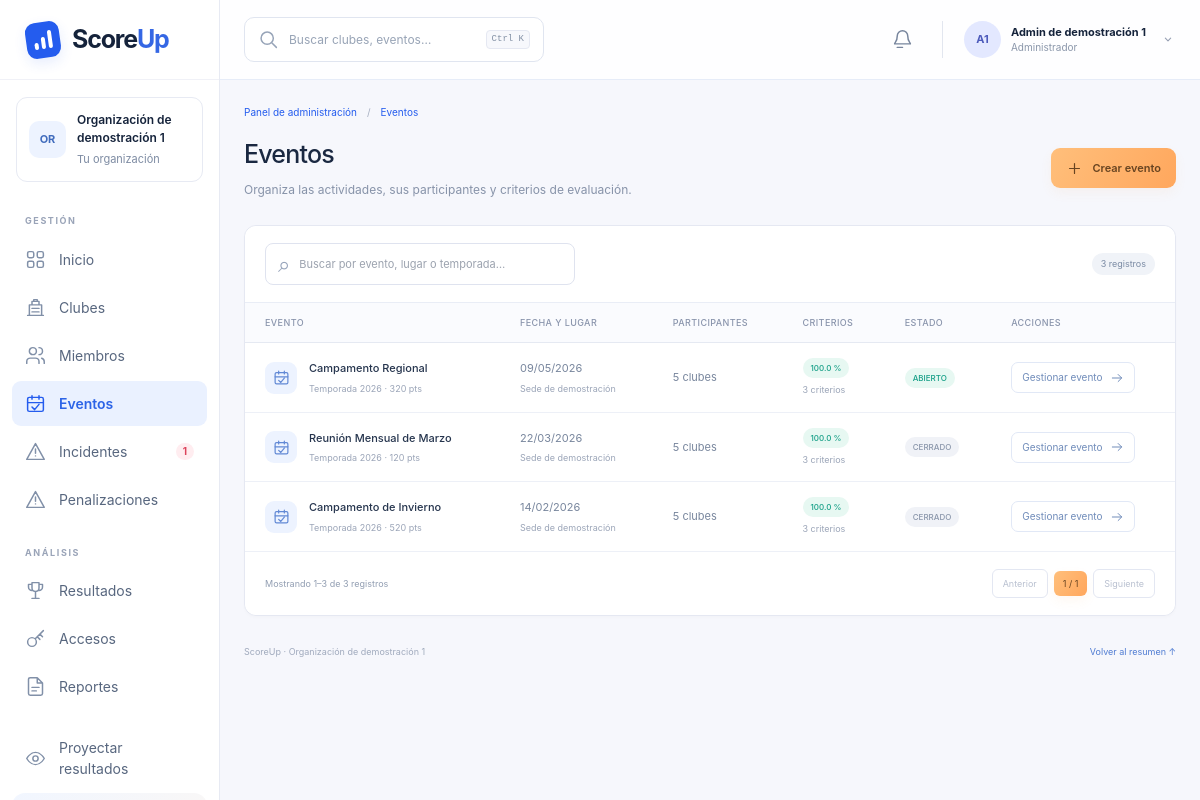
The app's page /admin/eventos (signed in) with its own data.
### tables this page shows
CREATE TABLE organizaciones (
    id TEXT PRIMARY KEY, nombre TEXT NOT NULL, fecha_creacion TEXT
);

CREATE TABLE users (
    id TEXT PRIMARY KEY, organizacion_id TEXT NOT NULL, nombre TEXT NOT NULL,
    username TEXT NOT NULL, password TEXT NOT NULL, rol TEXT NOT NULL,
    evento_id TEXT, club_id TEXT
);

CREATE TABLE eventos (
    id TEXT PRIMARY KEY, organizacion_id TEXT NOT NULL, nombre TEXT NOT NULL,
    fecha TEXT, lugar TEXT, tipo TEXT, temporada TEXT,
    puntaje_maximo INTEGER NOT NULL, cerrado INTEGER NOT NULL DEFAULT 0
);

### app.py (the view, shortened to what this page needs)
@app.route("/admin/eventos", methods=["GET", "POST"])
def admin_eventos():
    user = require_rol("admin")
    view = db_org(user)
    eventos = sorted(view["eventos"], key=lambda e: e.fecha, reverse=True)
    return render_template("admin/eventos.html", user=user, db=view, eventos=eventos,
                           fmt_fecha=fmt_fecha)

### app.py (called while the page is built, shortened)
@app.before_request
def _abrir_transaccion():
    global DB
    _db_lock.acquire()
    g.db_locked = True
    g.connection = persist.connect()
    g.connection.execute("BEGIN IMMEDIATE" if request.method == "POST" else "BEGIN")
    DB = persist.load(g.connection)
    user = current_user()
    if request.path.startswith(("/admin", "/staff")) or request.path == "/director":
        if user is None:
            return redirect(url_for("login"))

@app.after_request
def _confirmar_transaccion(response):
    conn = g.get("connection")
    if conn is not None:
        if request.method == "POST" and response.status_code < 400:
            persist.save(DB, conn)
            conn.commit()
        else:
            conn.rollback()
    response.headers["X-Content-Type-Options"] = "nosniff"
    response.headers["Referrer-Policy"] = "same-origin"
    response.headers["Cache-Control"] = "no-store"
    return response

@app.teardown_request
def _cerrar_transaccion(exc=None):
    conn = g.pop("connection", None)
    if conn is not None:
        conn.rollback()
        conn.close()
    if g.pop("db_locked", False):
        _db_lock.release()

def _eventos_org(user):
    return [e for e in DB["eventos"] if e.organizacion_id == user.organizacion_id]

def _clubs_org(user):
    return [c for c in DB["clubs"] if c.organizacion_id == user.organizacion_id]

def current_user():
    uid = session.get("user_id")
    if not uid:
        return None
    return find(DB, "users", "id", uid)

def require_rol(*roles):
    user = current_user()
    if user is None:
        return redirect(url_for("login"))
    if user.rol not in roles:
        abort(403)
    return user

@app.before_request
def _proteger_uploads_antiguos():
    if request.path.startswith("/static/uploads/"):
        return evidencia(request.path.rsplit("/", 1)[-1])

### calc.py (called while the page is built)
def find(db, kind, key, value):
    for item in db[kind]:
        if getattr(item, key) == value:
            return item
    return None

def fmt_fecha(iso):
    if not iso:
        return "—"
    try:
        partes = iso.split("-")
        return f"{partes[2]}/{partes[1]}/{partes[0]}"
    except Exception:
        return iso

### persist.py (called while the page is built)
def connect():
    conn = sqlite3.connect(DB_PATH, timeout=30)
    conn.row_factory = sqlite3.Row
    return conn

def _hash_pw(password):
    if password and password.startswith(("scrypt:", "pbkdf2:")):
        return password
    return generate_password_hash(password or "")

### templates/admin/eventos.html (shortened to what this page needs)
{% extends 'admin/layout.html' %}
{% from 'admin/icons.html' import icon %}
{% set active = 'eventos' %}
{% block content %}
<div class="mg-page-heading"><div><h1>Eventos</h1><p>Organiza las actividades, sus participantes y criterios de evaluación.</p></div><details class="mg-create" id="crear-evento" ><summary class="admin-button">{{ icon('plus') }} Crear evento</summary></details></div>
<section class="mg-table-card"><div class="mg-table-scroll"><table class="mg-table" data-search-label="Buscar por evento, lugar o temporada…"><thead><tr><th>Evento</th><th>Fecha y lugar</th><th>Participantes</th><th>Criterios</th><th>Estado</th><th>Acciones</th></tr></thead><tbody>{% for e in eventos %}{% set criterios = db.criterios|selectattr('evento_id','equalto',e.id)|list %}{% set ecs = db.evento_club|selectattr('evento_id','equalto',e.id)|list %}{% set suma = criterios|sum(attribute='peso') %}<tr><td><div class="mg-entity"><span class="mg-entity-icon">{{ icon('eventos') }}</span><div><strong>{{ e.nombre }}</strong><small>Temporada {{ e.temporada }} · {{ e.puntaje_maximo }} pts</small></div></div></td><td>{{ fmt_fecha(e.fecha) }}<small class="mg-cell-note">{{ e.lugar or 'Lugar por confirmar' }}</small></td><td>{{ ecs|length }} clubes</td><td><span class="mg-badge {{ 'is-green' if (suma-100)|abs < 0.001 else 'is-amber' }}">{{ suma }} %</span><small class="mg-cell-note">{{ criterios|length }} criterios</small></td><td><span class="mg-badge {{ 'is-muted' if e.cerrado else 'is-green' }}">{{ 'CERRADO' if e.cerrado else 'ABIERTO' }}</span></td><td><a class="mg-small-button" href="{{ url_for('admin_evento_detalle',evento_id=e.id) }}">Gestionar evento {{ icon('arrow') }}</a></td></tr>{% endfor %}</tbody></table></div>{% if not eventos %}<div class="mg-empty">No hay eventos registrados. Crea tu primer encuentro.</div>{% endif %}</section>
{% endblock %}

### templates/admin/layout.html (shortened to what this page needs)
{% from 'admin/icons.html' import icon %}
<!doctype html>
<html lang="es">
<head>
  <link rel="stylesheet" href="{{ url_for('static', filename='admin-utilities.css') }}">
  <link rel="stylesheet" href="{{ url_for('static', filename='admin.css') }}">
  <link rel="stylesheet" href="{{ url_for('static', filename='admin-management.css') }}">
  <link rel="stylesheet" href="{{ url_for('static', filename='panel-theme.css') }}">
  <link rel="stylesheet" href="{{ url_for('static', filename='mobile-panels.css') }}">
</head>
<body class="admin-shell" data-panel-theme>
  <aside class="admin-sidebar" id="admin-sidebar">
    <a class="admin-brand" href="{{ url_for('panel_admin') }}"><span class="admin-brand-icon"><i></i><i></i><i></i></span><span>Score<span>Up</span></span></a>
    <div class="admin-org"><span class="admin-avatar">{{ admin_shell.organizacion.nombre[:2]|upper }}</span><div><strong>{{ admin_shell.organizacion.nombre }}</strong><small>Tu organización</small></div></div>
    <nav aria-label="Administración">
      {% for grupo, items in [('GESTIÓN',[('dashboard','Inicio'),('clubes','Clubes'),('miembros','Miembros'),('eventos','Eventos'),('incidentes','Incidentes'),('penalizaciones','Penalizaciones')]),('ANÁLISIS',[('resultados','Resultados'),('usuarios','Accesos'),('reportes','Reportes')])] %}
      <p class="admin-nav-label">{{ grupo }}</p>
      {% for key, label in items %}<a class="admin-nav-link {{ 'is-active' if active == key else '' }}" href="{{ url_for('panel_admin' if key == 'dashboard' else 'admin_' ~ key) }}" {% if active == key %}aria-current="page"{% endif %}>{{ icon(key) }}<span>{{ label }}</span>{% if key == 'incidentes' and admin_shell.incidentes_abiertos %}<b class="admin-nav-count is-red">{{ admin_shell.incidentes_abiertos }}</b>{% elif key == 'reportes' and correcciones_pendientes %}<b class="admin-nav-count">{{ correcciones_pendientes }}</b>{% endif %}</a>{% endfor %}
      {% endfor %}
      <a class="admin-nav-link admin-projector" href="{{ url_for('admin_mostrar_resultado') }}">{{ icon('eye') }}<span>Proyectar resultados</span></a>
    </nav>
    <details class="admin-help"></details>
  </aside>
  <div class="admin-workspace">
    <header class="admin-topbar">
      <div class="admin-search" role="search">{{ icon('search') }}<input id="admin-search-input" type="search" placeholder="Buscar clubes, eventos…" autocomplete="off" aria-controls="admin-search-results" aria-expanded="false"><kbd>Ctrl K</kbd></div>
      <div class="admin-topbar-right"><a class="admin-notifications" href="{{ url_for('admin_reportes', tipo='correcciones') }}" aria-label="Correcciones pendientes: {{ correcciones_pendientes }}">{{ icon('bell') }}{% if correcciones_pendientes %}<b>{{ correcciones_pendientes }}</b>{% endif %}</a><details class="admin-user-menu"><summary><span class="admin-avatar">{{ user.nombre[0]|upper }}{{ user.nombre.split()[-1][0]|upper if user.nombre.split()|length > 1 else '' }}</span><span><strong>{{ user.nombre }}</strong><small>Administrador</small></span>{{ icon('chevron') }}</summary><div><p>Sesión de administrador</p><a href="{{ url_for('logout') }}">Cerrar sesión →</a></div></details></div>
    </header>
    <main class="admin-main">
      <div class="admin-breadcrumb"><a href="{{ url_for('panel_admin') }}">Panel de administración</a><span>/</span><span>{{ {'dashboard':'Inicio','clubes':'Clubes','miembros':'Miembros','eventos':'Eventos','incidentes':'Incidentes','penalizaciones':'Penalizaciones','usuarios':'Accesos','resultados':'Resultados','reportes':'Reportes'}.get(active, 'Gestión') }}</span></div>
      <div class="{{ 'admin-management' if active != 'dashboard' else '' }}">{% block content %}{% endblock %}</div>
      {% if active != 'dashboard' %}<footer class="admin-management-footer"><span>ScoreUp · {{ admin_shell.organizacion.nombre }}</span><a href="{{ url_for('panel_admin') }}">Volver al resumen ↑</a></footer>{% endif %}
    </main>
  </div>
</body>
</html>

### templates/admin/icons.html
{% macro icon(name) -%}
<svg viewBox="0 0 24 24" fill="none" stroke="currentColor" stroke-width="1.7" stroke-linecap="round" stroke-linejoin="round" aria-hidden="true">
{% if name == 'dashboard' %}<rect x="3" y="3" width="7" height="7" rx="2"/><rect x="14" y="3" width="7" height="7" rx="2"/><rect x="3" y="14" width="7" height="7" rx="2"/><rect x="14" y="14" width="7" height="7" rx="2"/>
{% elif name == 'clubes' %}<path d="M3 21h18M5 21V9h14v12M8 9V5h8v4M10 5V3h4v2m-6 8h8m-8 4h8"/>
{% elif name == 'miembros' %}<path d="M16 21v-2a4 4 0 0 0-4-4H6a4 4 0 0 0-4 4v2m20 0v-2a4 4 0 0 0-3-3.87"/><circle cx="9" cy="7" r="4"/><path d="M16 3a4 4 0 0 1 0 8"/>
{% elif name == 'eventos' %}<rect x="3" y="5" width="18" height="16" rx="2"/><path d="M16 3v4M8 3v4M3 11h18m-13 5 3 3 5-6"/>
{% elif name in ['incidentes','penalizaciones'] %}<path d="m12 3 10 18H2L12 3Zm0 6v5m0 3h.01"/>
{% elif name == 'resultados' %}<path d="M8 3h8v6a4 4 0 0 1-8 0V3Zm0 2H4v3a4 4 0 0 0 4 4m8-7h4v3a4 4 0 0 1-4 4m-4 1v7m-4 1h8"/>
{% elif name == 'usuarios' %}<circle cx="8" cy="16" r="5"/><path d="m12 12 9-9m-4 4 3 3m-6 0 3 3"/>
{% elif name == 'reportes' %}<path d="M14 2H6a2 2 0 0 0-2 2v16a2 2 0 0 0 2 2h12a2 2 0 0 0 2-2V8l-6-6Zm0 0v6h6M8 13h8m-8 4h5"/>
{% elif name == 'search' %}<circle cx="10.5" cy="10.5" r="7"/><path d="m16 16 5 5"/>
{% elif name == 'bell' %}<path d="M18 8a6 6 0 0 0-12 0c0 7-3 7-3 9h18c0-2-3-2-3-9m-12 13h6"/>
{% elif name == 'eye' %}<path d="M2 12s4-7 10-7 10 7 10 7-4 7-10 7S2 12 2 12Z"/><circle cx="12" cy="12" r="3"/>
{% elif name == 'clock' %}<circle cx="12" cy="12" r="9"/><path d="M12 7v5l3 2"/>
{% elif name == 'plus' %}<path d="M12 5v14M5 12h14"/>
{% elif name == 'menu' %}<path d="M4 6h16M4 12h16M4 18h16"/>
{% elif name == 'chevron' %}<path d="m8 10 4 4 4-4"/>
{% else %}<path d="M4 12h16m-6-6 6 6-6 6"/>{% endif %}
</svg>
{%- endmacro %}

### static/admin-utilities.css (style rules this page uses)
*,:after,:before { --tw-border-spacing-x:0;--tw-border-spacing-y:0;--tw-translate-x:0;--tw-translate-y:0;--tw-rotate:0;--tw-skew-x:0;--tw-skew-y:0;--tw-scale-x:1;--tw-scale-y:1;--tw-pan-x: ;--tw-pan-y: ;--tw-pinch-zoom: ;--tw-scroll-snap-strictness:proximity;--tw-gradient-from-position: ;--tw-gradient-via-position: ;--tw-gradient-to-position: ;--tw-ordinal: ;--tw-slashed-zero: ;--tw-numeric-figure: ;--tw-numeric-spacing: ;--tw-numeric-fraction: ;--tw-ring-inset: ;--tw-ring-offset-width:0px;--tw-ring-offset-color:#fff;--tw-ring-color:rgba(59,130,246,.5);--tw-ring-offset-shadow:0 0 #0000;--tw-ring-shadow:0 0 #0000;--tw-shadow:0 0 #0000;--tw-shadow-colored:0 0 #0000;--tw-blur: ;--tw-brightness: ;--tw-contrast: ;--tw-grayscale: ;--tw-hue-rotate: ;--tw-invert: ;--tw-saturate: ;--tw-sepia: ;--tw-drop-shadow: ;--tw-backdrop-blur: ;--tw-backdrop-brightness: ;--tw-backdrop-contrast: ;--tw-backdrop-grayscale: ;--tw-backdrop-hue-rotate: ;--tw-backdrop-invert: ;--tw-backdrop-opacity: ;--tw-backdrop-saturate: ;--tw-backdrop-sepia: ;--tw-contain-size: ;--tw-contain-layout: ;--tw-contain-paint: ;--tw-contain-style: }
*,:after,:before { box-sizing:border-box;border:0 solid #e5e7eb }
:after,:before { --tw-content:"" }
:host,html { line-height:1.5;-webkit-text-size-adjust:100%;-moz-tab-size:4;-o-tab-size:4;tab-size:4;font-family:ui-sans-serif,system-ui,sans-serif,Apple Color Emoji,Segoe UI Emoji,Segoe UI Symbol,Noto Color Emoji;font-feature-settings:normal;font-variation-settings:normal;-webkit-tap-highlight-color:transparent }
body { margin:0;line-height:inherit }
h1,h2,h3,h4,h5,h6 { font-size:inherit;font-weight:inherit }
a { color:inherit;text-decoration:inherit }
b,strong { font-weight:bolder }
code,kbd,pre,samp { font-family:ui-monospace,SFMono-Regular,Menlo,Monaco,Consolas,Liberation Mono,Courier New,monospace;font-feature-settings:normal;font-variation-settings:normal;font-size:1em }
small { font-size:80% }
table { text-indent:0;border-color:inherit;border-collapse:collapse }
button,input,optgroup,select,textarea { font-family:inherit;font-feature-settings:inherit;font-variation-settings:inherit;font-size:100%;font-weight:inherit;line-height:inherit;letter-spacing:inherit;color:inherit;margin:0;padding:0 }
[type=search] { -webkit-appearance:textfield;outline-offset:-2px }
summary { display:list-item }
blockquote,dd,dl,figure,h1,h2,h3,h4,h5,h6,hr,p,pre { margin:0 }
input::placeholder,textarea::placeholder { opacity:1;color:#9ca3af }
audio,canvas,embed,iframe,img,object,svg,video { display:block;vertical-align:middle }

### static/panel-theme.css (style rules this page uses)
:root { --panel-blue:#245cee; --panel-blue-dark:#214fcf; --panel-orange:#ffb16a; --panel-soft:#eef4ff; --panel-scroll:0%; }
[data-panel-theme]::before { content:""; position:fixed; top:0; left:0; width:var(--panel-scroll); height:3px; background:linear-gradient(90deg,#ffca91,#ffab61); z-index:90; pointer-events:none; }
.admin-shell { --admin-purple:#245cee; background:#f5f8ff; }
.staff-logo,.admin-brand-icon { background:#245cee; box-shadow:0 5px 13px #245cee1c; }
.staff-nav a.is-active,.admin-nav-link.is-active { background:#eaf1ff; color:#2c64e7; }
.staff-avatar,.admin-avatar { background:#edf3ff; color:#416cbd; }
.staff-sidebar-note,.admin-help { background:linear-gradient(145deg,#f1f6ff,#fff8f0); border-color:#e4ebfb; }
.admin-help b,.admin-brand>span>span { color:#3567e4; }
.staff-topbar,.admin-topbar { background:#ffffffee; border-color:#e6ecf8; }
.staff-button:not(.is-secondary):not(.is-rose):not(.is-amber),.admin-button:not(.is-secondary),.mg-current-page { background:linear-gradient(120deg,#ffbf7b,#ffa75d)!important; color:#684421!important; border-color:#ffba77; box-shadow:0 5px 12px #ef9b4b12; }
.admin-management .text-cyan-700,.admin-shell .text-cyan-700,.admin-management-footer a { color:#4e7bd2; }
.mg-badge { background:#eff4ff; color:#6f91c8; }
.mg-entity-icon { background:#edf3ff; color:#6289d5; }
.mg-small-button { color:#708cba; border-color:#e1e8f6; }
.admin-main,.staff-main { scroll-behavior:smooth; }

### records on screen
organizaciones: organizacion "OR", organizacion.nombre "Organización de demostración 1"
users: nombre "A", nombre.split|length "1", nombre "Admin de demostración 1"
eventos: nombre "Campamento Regional", temporada "2026", puntaje_maximo "320", fecha "09/05/2026", lugar "Sede de demostración", ecs "5", suma "100.0", criterios "3", cerrado "ABIERTO"
eventos: nombre "Reunión Mensual de Marzo", temporada "2026", puntaje_maximo "120", fecha "22/03/2026", lugar "Sede de demostración", ecs "5", suma "100.0", criterios "3", cerrado "CERRADO"
eventos: nombre "Campamento de Invierno", temporada "2026", puntaje_maximo "520", fecha "14/02/2026", lugar "Sede de demostración", ecs "5", suma "100.0", criterios "3", cerrado "CERRADO"

### other values on screen
{{ grupo }} "GESTIÓN" "ANÁLISIS"
{{ label }} "Inicio" "Clubes" "Miembros" "Eventos" "Incidentes" "Penalizaciones" "Resultados" "Accesos" "Reportes"
{{ admin_shell.incidentes_abiertos }} "1"
